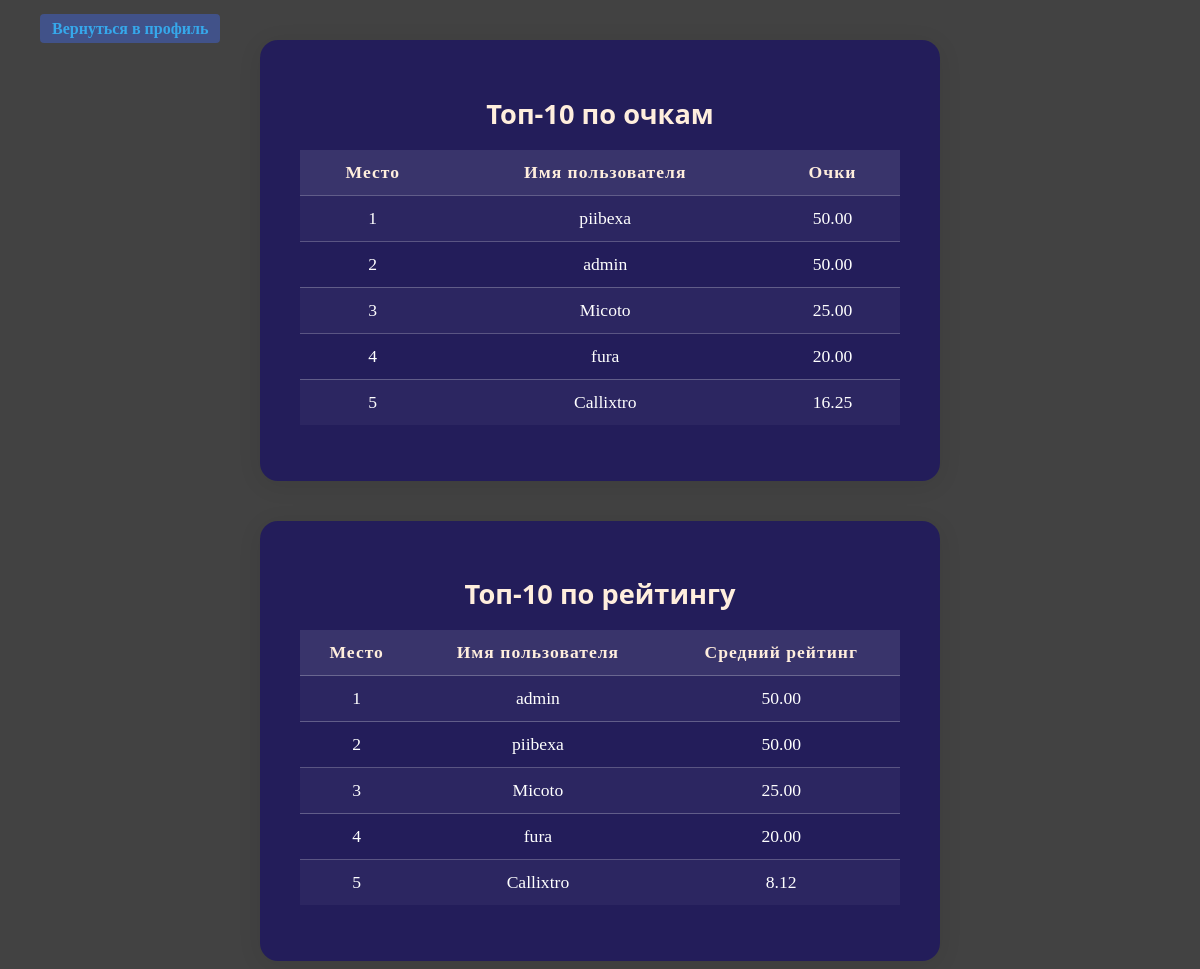
The page /leaderboard on the database as committed earlier.
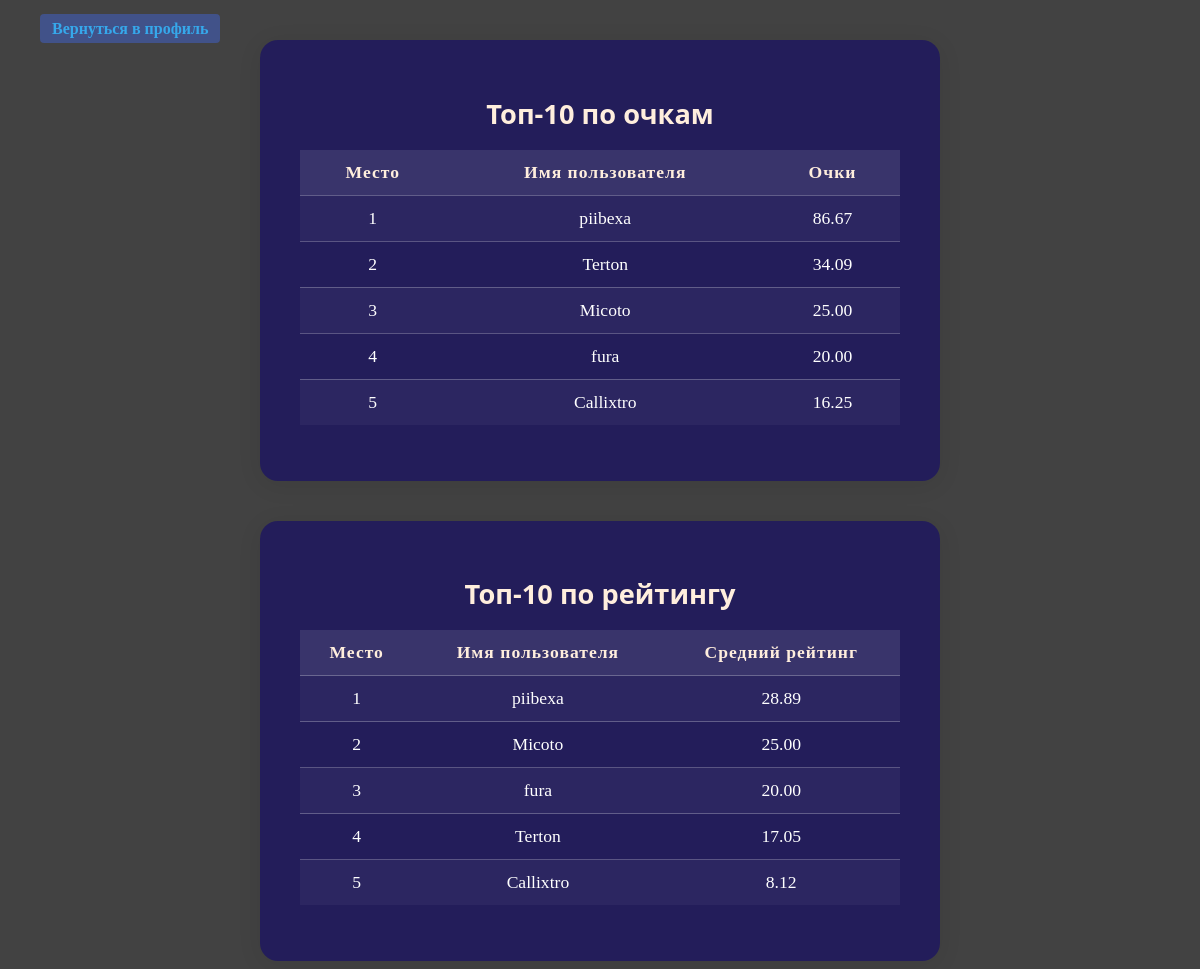
The same page on the database as committed later.
### app.py (models this page shows)
class User(db.Model, UserMixin):
    __tablename__ = 'users'
    id = db.Column(db.Integer, primary_key=True)
    username = db.Column(db.String(150), unique=True, nullable=False)
    password = db.Column(db.String(150), nullable=False)
    total_points = db.Column(db.Float, default=0)

### app.py (the view)
@app.route('/leaderboard')
def leaderboard():
    points_results = (
        db.session.query(
            User.username,
            func.sum(GameResult.points).label('total_points')
        )
        .join(GameResult, User.id == GameResult.user_id)
        .group_by(User.id)
        .order_by(func.sum(GameResult.points).desc())
        .limit(10)
        .all()
    )
    rating_results = []
    users = User.query.all()
    for user in users:
        last_20_games = (
            GameResult.query
            .filter_by(user_id=user.id)
            .order_by(GameResult.id.desc())
            .limit(20)
            .all()
        )
        if last_20_games:
            avg_rating = sum(gr.points for gr in last_20_games) / len(last_20_games)
            rating_results.append((user.username, avg_rating))
    rating_results = sorted(rating_results, key=lambda x: x[1], reverse=True)[:10]
    return render_template(
        'leaderboard.html',
        points_results=points_results,
        rating_results=rating_results
    )

### templates/leaderboard.html (shortened to what this page needs)
<!DOCTYPE html>
<html>
<head>
    <link rel="stylesheet" href="/static/css/style.css">
</head>
<body>
    <div class="leaderboard-table-container">
        <h2>Топ-10 по очкам</h2>
        <table class="leaderboard-table">
            <tr>
                <th>Место</th>
                <th>Имя пользователя</th>
                <th>Очки</th>
            </tr>
            {% for row in points_results %}
            <tr>
                <td>{{ loop.index }}</td>
                <td>{{ row[0] }}</td>
                <td>{{ "%.2f"|format(row[1]) }}</td>
            </tr>
            {% endfor %}
        </table>
    </div>
    <div class="leaderboard-table-container">
        <h2>Топ-10 по рейтингу</h2>
        <table class="leaderboard-table">
            <tr>
                <th>Место</th>
                <th>Имя пользователя</th>
                <th>Средний рейтинг</th>
            </tr>
            {% for row in rating_results %}
            <tr>
                <td>{{ loop.index }}</td>
                <td>{{ row[0] }}</td>
                <td>{{ "%.2f"|format(row[1]) }}</td>
            </tr>
            {% endfor %}
        </table>
    </div>
    <div class="profile-top-left">
        <a href="{{ url_for('profile') }}">Вернуться в профиль</a>
    </div>
</body>
</html>

### static/css/style.css (style rules this page uses)
body { background-image: url('/static/image/background.png'); background-size: cover; background-repeat: no-repeat; background-color: #424242; background-attachment: fixed; min-height: 100vh; }
.profile-top-left { position: absolute; top: 20px; left: 40px; z-index: 100; }
.profile-top-left a { text-decoration: none; color: #36a8eb; background: #416eff60; font-weight: bold; padding: 6px 12px; border-radius: 4px; transition: background 0.2s; }
.leaderboard-table-container { display: flex; flex-direction: column; align-items: center; margin: 40px auto 0 auto; padding: 32px 40px; background: rgba(11, 0, 109, 0.562); border-radius: 18px; box-shadow: 0 4px 24px rgba(0,0,0,0.08); max-width: 600px; color: #fff; }
.leaderboard-table-container h2 { font-family: 'Montserrat', 'Segoe UI', 'Arial', sans-serif; font-size: 1.7rem; font-weight: bold; margin-bottom: 18px; color: #ffeedd; text-align: center; }
.leaderboard-table { width: 100%; border-collapse: collapse; margin-bottom: 24px; }
.leaderboard-table th, .leaderboard-table td { padding: 12px 18px; border-bottom: 1px solid rgba(255,255,255,0.25); font-size: 1.1rem; text-align: center; }
.leaderboard-table th { background: rgba(255,255,255,0.10); color: #ffeedd; font-weight: bold; letter-spacing: 1px; }
.leaderboard-table tr:last-child td { border-bottom: none; }
.leaderboard-table tr:nth-child(even) { background: rgba(255,255,255,0.04); }

Rows that differ between the two databases and show on the page:
no longer on this page (row unchanged): User: username "admin", row "50.00"
computed for User "piibexa": row "50.00" → "86.67"; row "50.00" → "28.89"
added User: username "Terton", row "34.09", row "17.05"
